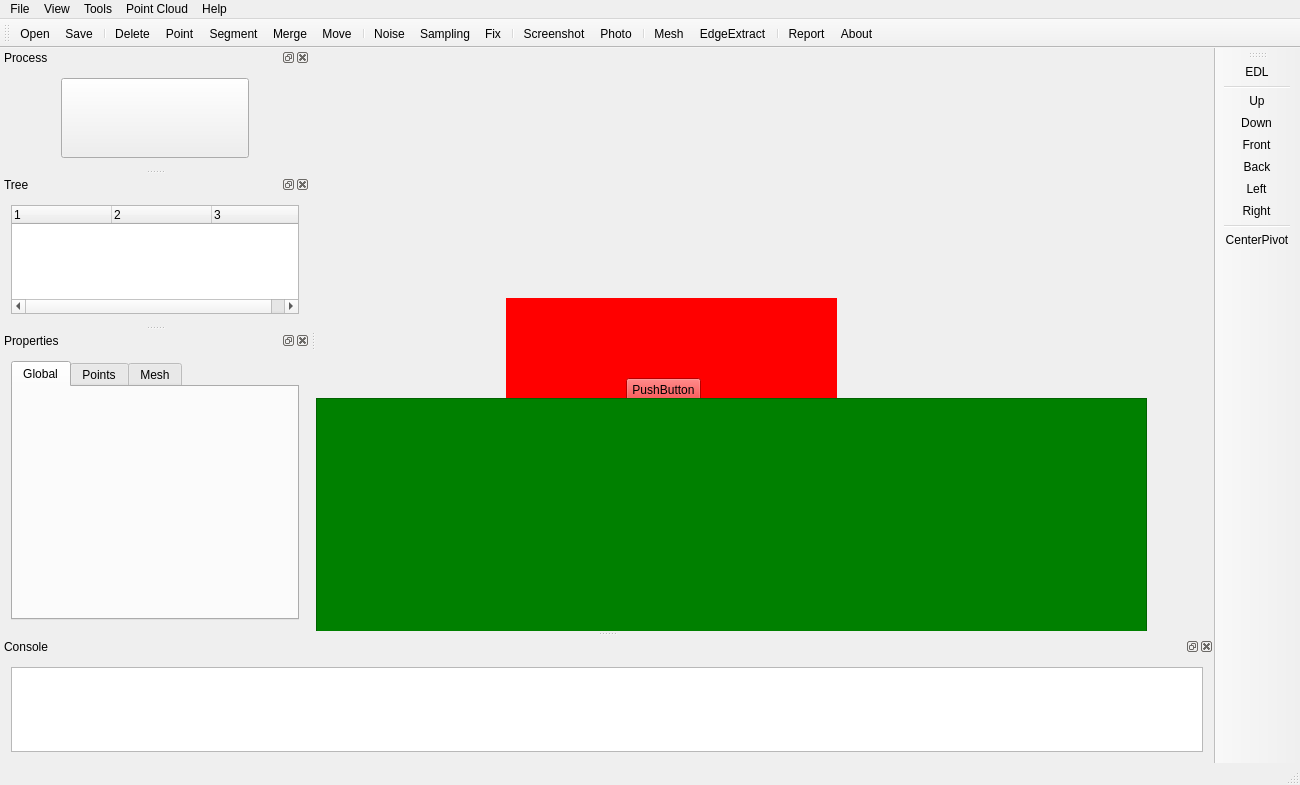
<?xml version="1.0" encoding="UTF-8"?>
<ui version="4.0">
 <class>mainApp_newClass</class>
 <widget class="QMainWindow" name="mainApp_newClass">
  <property name="geometry">
   <rect>
    <x>0</x>
    <y>0</y>
    <width>1300</width>
    <height>785</height>
   </rect>
  </property>
  <property name="font">
   <font>
    <pointsize>9</pointsize>
   </font>
  </property>
  <property name="acceptDrops">
   <bool>false</bool>
  </property>
  <property name="windowTitle">
   <string>mainApp_new</string>
  </property>
  <property name="styleSheet">
   <string notr="true">
				/*
				QMenuBar{color:#faa028;background-color:black;}

				QToolBar#mainToolBar{color:#faa028;background-color:black;}
				QToolBar#toolBar_2{color:#faa028;background-color:black;}

				QMenu{color:#faa028;background-color:black;}
				QMenu::item:selected{background-color:#ffffff;}
				QMenu::item:hover{background-color:#ffffff;}

				QToolButton{color:#faa028}

				QDockWidget{color:#faa028;background-color:black;}
				QTabBar::tab{color:#faa028;background-color:#212121; }

				QStatusBar{color:#faa028;background-color:black;}

				*/
			</string>
  </property>
  <widget class="QWidget" name="centralWidget">
   <property name="acceptDrops">
    <bool>false</bool>
   </property>
   <property name="styleSheet">
    <string notr="true">/*QWidget{color:#faa028;background-color:black;}</string>
   </property>
   <widget class="QWidget" name="widget" native="true">
    <property name="geometry">
     <rect>
      <x>190</x>
      <y>250</y>
      <width>331</width>
      <height>231</height>
     </rect>
    </property>
    <property name="styleSheet">
     <string notr="true">QWidget{background:red}</string>
    </property>
    <widget class="QPushButton" name="pushButton">
     <property name="geometry">
      <rect>
       <x>120</x>
       <y>80</y>
       <width>75</width>
       <height>23</height>
      </rect>
     </property>
     <property name="text">
      <string>PushButton</string>
     </property>
    </widget>
   </widget>
   <widget class="QFrame" name="frame">
    <property name="geometry">
     <rect>
      <x>0</x>
      <y>350</y>
      <width>831</width>
      <height>361</height>
     </rect>
    </property>
    <property name="styleSheet">
     <string notr="true">QWidget{background:green}</string>
    </property>
    <property name="frameShape">
     <enum>QFrame::StyledPanel</enum>
    </property>
    <property name="frameShadow">
     <enum>QFrame::Raised</enum>
    </property>
   </widget>
  </widget>
  <widget class="QMenuBar" name="menuBar">
   <property name="geometry">
    <rect>
     <x>0</x>
     <y>0</y>
     <width>1300</width>
     <height>23</height>
    </rect>
   </property>
   <property name="acceptDrops">
    <bool>false</bool>
   </property>
   <widget class="QMenu" name="menuFile">
    <property name="title">
     <string>File</string>
    </property>
    <widget class="QMenu" name="menulanguage">
     <property name="title">
      <string>language</string>
     </property>
     <addaction name="actionEnglish"/>
     <addaction name="actionChinese"/>
    </widget>
    <addaction name="actionOpen"/>
    <addaction name="actionSave"/>
    <addaction name="actionDelete"/>
    <addaction name="separator"/>
    <addaction name="menulanguage"/>
    <addaction name="separator"/>
    <addaction name="actionProcessDock"/>
    <addaction name="actionTreeDock"/>
    <addaction name="actionPropertyDock"/>
    <addaction name="actionConsoleDock"/>
    <addaction name="separator"/>
    <addaction name="actionClear_Console"/>
   </widget>
   <widget class="QMenu" name="menuView">
    <property name="title">
     <string>View</string>
    </property>
    <addaction name="actionPerspective_Orthographic"/>
    <addaction name="separator"/>
    <addaction name="actionUp"/>
    <addaction name="actionDown"/>
    <addaction name="actionFront"/>
    <addaction name="actionBack"/>
    <addaction name="actionLeft"/>
    <addaction name="actionRight"/>
    <addaction name="separator"/>
    <addaction name="actionCenterPivot"/>
    <addaction name="separator"/>
    <addaction name="actionEDL"/>
   </widget>
   <widget class="QMenu" name="menuPoint_Cloud">
    <property name="title">
     <string>Point Cloud</string>
    </property>
    <widget class="QMenu" name="menuCompute_height_field">
     <property name="title">
      <string>Compute height-field</string>
     </property>
     <addaction name="actionX"/>
     <addaction name="actionY"/>
     <addaction name="actionZ"/>
     <addaction name="separator"/>
     <addaction name="actionAll_of_above"/>
    </widget>
    <addaction name="actionMerge"/>
    <addaction name="separator"/>
    <addaction name="actionGround_Control_Point"/>
    <addaction name="actionAutomatic_Merging_GCP"/>
    <addaction name="separator"/>
    <addaction name="actionSampling"/>
    <addaction name="actionEstimate_Normal"/>
    <addaction name="separator"/>
    <addaction name="actionNoise"/>
    <addaction name="actionFix"/>
    <addaction name="separator"/>
    <addaction name="menuCompute_height_field"/>
   </widget>
   <widget class="QMenu" name="menuHelp">
    <property name="title">
     <string>Help</string>
    </property>
    <widget class="QMenu" name="menuStyle">
     <property name="title">
      <string>Style</string>
     </property>
     <addaction name="actionClassic"/>
     <addaction name="actionDark"/>
    </widget>
    <addaction name="actionAbout"/>
    <addaction name="separator"/>
    <addaction name="actionBackground_Colour"/>
    <addaction name="menuStyle"/>
    <addaction name="separator"/>
    <addaction name="actionmanual"/>
   </widget>
   <widget class="QMenu" name="menuTools">
    <property name="title">
     <string>Tools</string>
    </property>
    <addaction name="actionMove"/>
    <addaction name="actionSegment"/>
    <addaction name="separator"/>
    <addaction name="actionEdgeExtract"/>
    <addaction name="actionMesh"/>
    <addaction name="separator"/>
    <addaction name="actionScreenshot"/>
    <addaction name="actionPhoto"/>
    <addaction name="separator"/>
    <addaction name="actionReport"/>
   </widget>
   <addaction name="menuFile"/>
   <addaction name="menuView"/>
   <addaction name="menuTools"/>
   <addaction name="menuPoint_Cloud"/>
   <addaction name="menuHelp"/>
  </widget>
  <widget class="QToolBar" name="mainToolBar">
   <property name="sizePolicy">
    <sizepolicy hsizetype="Preferred" vsizetype="Preferred">
     <horstretch>0</horstretch>
     <verstretch>0</verstretch>
    </sizepolicy>
   </property>
   <property name="styleSheet">
    <string notr="true"/>
   </property>
   <property name="iconSize">
    <size>
     <width>36</width>
     <height>36</height>
    </size>
   </property>
   <property name="toolButtonStyle">
    <enum>Qt::ToolButtonIconOnly</enum>
   </property>
   <attribute name="toolBarArea">
    <enum>TopToolBarArea</enum>
   </attribute>
   <attribute name="toolBarBreak">
    <bool>false</bool>
   </attribute>
   <addaction name="actionOpen"/>
   <addaction name="actionSave"/>
   <addaction name="separator"/>
   <addaction name="actionDelete"/>
   <addaction name="actionPoint"/>
   <addaction name="actionSegment"/>
   <addaction name="actionMerge"/>
   <addaction name="actionMove"/>
   <addaction name="separator"/>
   <addaction name="actionNoise"/>
   <addaction name="actionSampling"/>
   <addaction name="actionFix"/>
   <addaction name="separator"/>
   <addaction name="actionScreenshot"/>
   <addaction name="actionPhoto"/>
   <addaction name="separator"/>
   <addaction name="actionMesh"/>
   <addaction name="actionEdgeExtract"/>
   <addaction name="separator"/>
   <addaction name="actionReport"/>
   <addaction name="actionAbout"/>
  </widget>
  <widget class="QStatusBar" name="statusBar"/>
  <widget class="QToolBar" name="toolBar_2">
   <property name="windowTitle">
    <string>toolBar_2</string>
   </property>
   <property name="styleSheet">
    <string notr="true"/>
   </property>
   <property name="iconSize">
    <size>
     <width>36</width>
     <height>36</height>
    </size>
   </property>
   <property name="toolButtonStyle">
    <enum>Qt::ToolButtonIconOnly</enum>
   </property>
   <attribute name="toolBarArea">
    <enum>RightToolBarArea</enum>
   </attribute>
   <attribute name="toolBarBreak">
    <bool>false</bool>
   </attribute>
   <addaction name="actionEDL"/>
   <addaction name="separator"/>
   <addaction name="actionUp"/>
   <addaction name="actionDown"/>
   <addaction name="actionFront"/>
   <addaction name="actionBack"/>
   <addaction name="actionLeft"/>
   <addaction name="actionRight"/>
   <addaction name="separator"/>
   <addaction name="actionCenterPivot"/>
  </widget>
  <widget class="QDockWidget" name="consoleDock">
   <property name="sizePolicy">
    <sizepolicy hsizetype="Preferred" vsizetype="MinimumExpanding">
     <horstretch>0</horstretch>
     <verstretch>0</verstretch>
    </sizepolicy>
   </property>
   <property name="minimumSize">
    <size>
     <width>91</width>
     <height>113</height>
    </size>
   </property>
   <property name="maximumSize">
    <size>
     <width>524287</width>
     <height>524287</height>
    </size>
   </property>
   <property name="mouseTracking">
    <bool>false</bool>
   </property>
   <property name="styleSheet">
    <string notr="true"/>
   </property>
   <property name="windowTitle">
    <string>Console</string>
   </property>
   <attribute name="dockWidgetArea">
    <number>8</number>
   </attribute>
   <widget class="QWidget" name="dockWidgetContents_9">
    <layout class="QGridLayout" name="gridLayout_2">
     <item row="0" column="0">
      <widget class="QListWidget" name="logWidget">
       <property name="sizePolicy">
        <sizepolicy hsizetype="Preferred" vsizetype="Preferred">
         <horstretch>0</horstretch>
         <verstretch>0</verstretch>
        </sizepolicy>
       </property>
       <property name="minimumSize">
        <size>
         <width>0</width>
         <height>0</height>
        </size>
       </property>
       <property name="mouseTracking">
        <bool>false</bool>
       </property>
      </widget>
     </item>
    </layout>
   </widget>
  </widget>
  <widget class="QDockWidget" name="processDock">
   <property name="sizePolicy">
    <sizepolicy hsizetype="Fixed" vsizetype="Fixed">
     <horstretch>0</horstretch>
     <verstretch>0</verstretch>
    </sizepolicy>
   </property>
   <property name="minimumSize">
    <size>
     <width>310</width>
     <height>120</height>
    </size>
   </property>
   <property name="acceptDrops">
    <bool>false</bool>
   </property>
   <property name="styleSheet">
    <string notr="true"/>
   </property>
   <property name="features">
    <set>QDockWidget::AllDockWidgetFeatures</set>
   </property>
   <property name="allowedAreas">
    <set>Qt::AllDockWidgetAreas</set>
   </property>
   <property name="windowTitle">
    <string>Process</string>
   </property>
   <attribute name="dockWidgetArea">
    <number>1</number>
   </attribute>
   <widget class="QWidget" name="dockWidgetContents_6">
    <layout class="QGridLayout" name="gridLayout">
     <item row="0" column="1">
      <widget class="QPushButton" name="btnProcess">
       <property name="sizePolicy">
        <sizepolicy hsizetype="Expanding" vsizetype="Fixed">
         <horstretch>0</horstretch>
         <verstretch>0</verstretch>
        </sizepolicy>
       </property>
       <property name="minimumSize">
        <size>
         <width>0</width>
         <height>80</height>
        </size>
       </property>
       <property name="font">
        <font>
         <pointsize>28</pointsize>
         <weight>75</weight>
         <bold>true</bold>
        </font>
       </property>
       <property name="text">
        <string/>
       </property>
       <property name="iconSize">
        <size>
         <width>16</width>
         <height>16</height>
        </size>
       </property>
      </widget>
     </item>
     <item row="0" column="0">
      <spacer name="horizontalSpacer">
       <property name="orientation">
        <enum>Qt::Horizontal</enum>
       </property>
       <property name="sizeType">
        <enum>QSizePolicy::Minimum</enum>
       </property>
       <property name="sizeHint" stdset="0">
        <size>
         <width>50</width>
         <height>20</height>
        </size>
       </property>
      </spacer>
     </item>
     <item row="0" column="2">
      <spacer name="horizontalSpacer_2">
       <property name="orientation">
        <enum>Qt::Horizontal</enum>
       </property>
       <property name="sizeType">
        <enum>QSizePolicy::Minimum</enum>
       </property>
       <property name="sizeHint" stdset="0">
        <size>
         <width>50</width>
         <height>20</height>
        </size>
       </property>
      </spacer>
     </item>
    </layout>
   </widget>
  </widget>
  <widget class="QDockWidget" name="treeDock">
   <property name="sizePolicy">
    <sizepolicy hsizetype="Preferred" vsizetype="Expanding">
     <horstretch>0</horstretch>
     <verstretch>0</verstretch>
    </sizepolicy>
   </property>
   <property name="minimumSize">
    <size>
     <width>310</width>
     <height>150</height>
    </size>
   </property>
   <property name="acceptDrops">
    <bool>false</bool>
   </property>
   <property name="styleSheet">
    <string notr="true"/>
   </property>
   <property name="windowTitle">
    <string>Tree</string>
   </property>
   <attribute name="dockWidgetArea">
    <number>1</number>
   </attribute>
   <widget class="QWidget" name="dockWidgetContents_8">
    <property name="styleSheet">
     <string notr="true"/>
    </property>
    <layout class="QGridLayout" name="gridLayout_3">
     <item row="0" column="0">
      <widget class="WidgetModelList" name="treeWidgetModels">
       <property name="contextMenuPolicy">
        <enum>Qt::CustomContextMenu</enum>
       </property>
       <property name="styleSheet">
        <string notr="true"/>
       </property>
       <property name="showDropIndicator" stdset="0">
        <bool>false</bool>
       </property>
       <property name="alternatingRowColors">
        <bool>false</bool>
       </property>
       <property name="selectionMode">
        <enum>QAbstractItemView::MultiSelection</enum>
       </property>
       <property name="indentation">
        <number>5</number>
       </property>
       <property name="columnCount">
        <number>3</number>
       </property>
       <column>
        <property name="text">
         <string notr="true">1</string>
        </property>
       </column>
       <column>
        <property name="text">
         <string notr="true">2</string>
        </property>
       </column>
       <column>
        <property name="text">
         <string notr="true">3</string>
        </property>
       </column>
      </widget>
     </item>
    </layout>
   </widget>
  </widget>
  <widget class="QDockWidget" name="propertyDock">
   <property name="sizePolicy">
    <sizepolicy hsizetype="Expanding" vsizetype="Expanding">
     <horstretch>0</horstretch>
     <verstretch>0</verstretch>
    </sizepolicy>
   </property>
   <property name="minimumSize">
    <size>
     <width>310</width>
     <height>300</height>
    </size>
   </property>
   <property name="acceptDrops">
    <bool>false</bool>
   </property>
   <property name="windowTitle">
    <string>Properties</string>
   </property>
   <attribute name="dockWidgetArea">
    <number>1</number>
   </attribute>
   <widget class="QWidget" name="dockWidgetContents_10">
    <property name="styleSheet">
     <string notr="true"/>
    </property>
    <layout class="QGridLayout" name="gridLayout_4">
     <item row="0" column="0">
      <widget class="QTabWidget" name="tabWidget">
       <property name="styleSheet">
        <string notr="true"/>
       </property>
       <property name="tabPosition">
        <enum>QTabWidget::North</enum>
       </property>
       <property name="tabShape">
        <enum>QTabWidget::Rounded</enum>
       </property>
       <property name="currentIndex">
        <number>0</number>
       </property>
       <widget class="QWidget" name="tabPageGlobal">
        <attribute name="title">
         <string>Global</string>
        </attribute>
        <layout class="QGridLayout" name="gridLayout_6">
         <item row="0" column="0">
          <layout class="QVBoxLayout" name="verticalLayoutGlobalSetting"/>
         </item>
        </layout>
       </widget>
       <widget class="QWidget" name="tabPointsDrawable">
        <property name="styleSheet">
         <string notr="true"/>
        </property>
        <attribute name="title">
         <string>Points</string>
        </attribute>
        <layout class="QGridLayout" name="gridLayout_5">
         <item row="0" column="0">
          <layout class="QVBoxLayout" name="verticalLayoutPointsDrawable"/>
         </item>
        </layout>
       </widget>
       <widget class="QWidget" name="tabTrianglesDrawable">
        <attribute name="title">
         <string>Mesh</string>
        </attribute>
        <layout class="QGridLayout" name="gridLayout_7">
         <item row="0" column="0">
          <layout class="QVBoxLayout" name="verticalLayoutTrianglesDrawable"/>
         </item>
        </layout>
       </widget>
      </widget>
     </item>
    </layout>
   </widget>
  </widget>
  <action name="actionOpen">
   <property name="checkable">
    <bool>false</bool>
   </property>
   <property name="icon">
    <iconset resource="../../resources/qrc/mainwindow.qrc">
     <normaloff>:/buttonicon/original/buttonicon/original/open.png</normaloff>:/buttonicon/original/buttonicon/original/open.png</iconset>
   </property>
   <property name="text">
    <string>Open</string>
   </property>
   <property name="toolTip">
    <string>Open</string>
   </property>
  </action>
  <action name="actionSave">
   <property name="icon">
    <iconset resource="../../resources/qrc/mainwindow.qrc">
     <normaloff>:/buttonicon/original/buttonicon/original/savesole.png</normaloff>
     <disabledoff>:/buttonicon/grey/buttonicon/grey/savesole.png</disabledoff>
     <disabledon>:/buttonicon/grey/buttonicon/grey/savesole.png</disabledon>:/buttonicon/original/buttonicon/original/savesole.png</iconset>
   </property>
   <property name="text">
    <string>Save</string>
   </property>
   <property name="toolTip">
    <string>Save</string>
   </property>
  </action>
  <action name="actionAbout">
   <property name="icon">
    <iconset resource="../../resources/qrc/mainwindow.qrc">
     <normaloff>:/buttonicon/original/buttonicon/original/help.png</normaloff>:/buttonicon/original/buttonicon/original/help.png</iconset>
   </property>
   <property name="text">
    <string>About</string>
   </property>
   <property name="toolTip">
    <string>About</string>
   </property>
  </action>
  <action name="actionUp">
   <property name="icon">
    <iconset resource="../../resources/qrc/mainwindow.qrc">
     <normaloff>:/buttonicon/original/buttonicon/original/up.png</normaloff>
     <activeon>:/buttonicon/check/buttonicon/check/up.png</activeon>:/buttonicon/original/buttonicon/original/up.png</iconset>
   </property>
   <property name="text">
    <string>Up</string>
   </property>
  </action>
  <action name="actionDown">
   <property name="icon">
    <iconset resource="../../resources/qrc/mainwindow.qrc">
     <normaloff>:/buttonicon/original/buttonicon/original/down.png</normaloff>:/buttonicon/original/buttonicon/original/down.png</iconset>
   </property>
   <property name="text">
    <string>Down</string>
   </property>
  </action>
  <action name="actionFront">
   <property name="icon">
    <iconset resource="../../resources/qrc/mainwindow.qrc">
     <normaloff>:/buttonicon/original/buttonicon/original/front.png</normaloff>:/buttonicon/original/buttonicon/original/front.png</iconset>
   </property>
   <property name="text">
    <string>Front</string>
   </property>
  </action>
  <action name="actionBack">
   <property name="icon">
    <iconset resource="../../resources/qrc/mainwindow.qrc">
     <normaloff>:/buttonicon/original/buttonicon/original/back.png</normaloff>:/buttonicon/original/buttonicon/original/back.png</iconset>
   </property>
   <property name="text">
    <string>Back</string>
   </property>
  </action>
  <action name="actionLeft">
   <property name="icon">
    <iconset resource="../../resources/qrc/mainwindow.qrc">
     <normaloff>:/buttonicon/original/buttonicon/original/left.png</normaloff>:/buttonicon/original/buttonicon/original/left.png</iconset>
   </property>
   <property name="text">
    <string>Left</string>
   </property>
  </action>
  <action name="actionRight">
   <property name="icon">
    <iconset resource="../../resources/qrc/mainwindow.qrc">
     <normaloff>:/buttonicon/original/buttonicon/original/right.png</normaloff>:/buttonicon/original/buttonicon/original/right.png</iconset>
   </property>
   <property name="text">
    <string>Right</string>
   </property>
  </action>
  <action name="actionPoint">
   <property name="checkable">
    <bool>true</bool>
   </property>
   <property name="icon">
    <iconset resource="../../resources/qrc/mainwindow.qrc">
     <normaloff>:/buttonicon/original/buttonicon/original/point.png</normaloff>
     <disabledoff>:/buttonicon/grey/buttonicon/grey/point.png</disabledoff>
     <disabledon>:/buttonicon/grey/buttonicon/grey/point.png</disabledon>
     <activeon>:/buttonicon/check/buttonicon/check/point.png</activeon>:/buttonicon/original/buttonicon/original/point.png</iconset>
   </property>
   <property name="text">
    <string>Point</string>
   </property>
  </action>
  <action name="actionEDL">
   <property name="checkable">
    <bool>true</bool>
   </property>
   <property name="checked">
    <bool>false</bool>
   </property>
   <property name="icon">
    <iconset resource="../../resources/qrc/mainwindow.qrc">
     <normaloff>:/buttonicon/original/buttonicon/original/shader1.png</normaloff>
     <activeon>:/buttonicon/check/buttonicon/check/shader1.png</activeon>
     <selectedon>:/buttonicon/check/buttonicon/check/shader1.png</selectedon>:/buttonicon/original/buttonicon/original/shader1.png</iconset>
   </property>
   <property name="text">
    <string>EDL</string>
   </property>
   <property name="toolTip">
    <string>EDL</string>
   </property>
  </action>
  <action name="actionCenterPivot">
   <property name="checkable">
    <bool>true</bool>
   </property>
   <property name="checked">
    <bool>false</bool>
   </property>
   <property name="icon">
    <iconset resource="../../resources/qrc/mainwindow.qrc">
     <normaloff>:/buttonicon/original/buttonicon/original/center.png</normaloff>
     <activeon>:/buttonicon/check/buttonicon/check/center.png</activeon>:/buttonicon/original/buttonicon/original/center.png</iconset>
   </property>
   <property name="text">
    <string>CenterPivot</string>
   </property>
   <property name="toolTip">
    <string>CenterPivot</string>
   </property>
   <property name="visible">
    <bool>true</bool>
   </property>
   <property name="iconVisibleInMenu">
    <bool>true</bool>
   </property>
  </action>
  <action name="actionEnglish">
   <property name="text">
    <string>English</string>
   </property>
  </action>
  <action name="actionChinese">
   <property name="text">
    <string>Chinese</string>
   </property>
  </action>
  <action name="actionDelete">
   <property name="icon">
    <iconset resource="../../resources/qrc/mainwindow.qrc">
     <normaloff>:/buttonicon/original/buttonicon/original/del.png</normaloff>
     <disabledoff>:/buttonicon/grey/buttonicon/grey/del.png</disabledoff>
     <disabledon>:/buttonicon/grey/buttonicon/grey/del.png</disabledon>:/buttonicon/original/buttonicon/original/del.png</iconset>
   </property>
   <property name="text">
    <string>Delete</string>
   </property>
  </action>
  <action name="actionEdgeExtract">
   <property name="icon">
    <iconset resource="../../resources/qrc/mainwindow.qrc">
     <normaloff>:/buttonicon/original/buttonicon/original/borderline.png</normaloff>:/buttonicon/original/buttonicon/original/borderline.png</iconset>
   </property>
   <property name="text">
    <string>EdgeExtract</string>
   </property>
  </action>
  <action name="actionMerge">
   <property name="icon">
    <iconset resource="../../resources/qrc/mainwindow.qrc">
     <normaloff>:/buttonicon/original/buttonicon/original/merge.png</normaloff>:/buttonicon/original/buttonicon/original/merge.png</iconset>
   </property>
   <property name="text">
    <string>Merge</string>
   </property>
  </action>
  <action name="actionMesh">
   <property name="icon">
    <iconset resource="../../resources/qrc/mainwindow.qrc">
     <normaloff>:/buttonicon/original/buttonicon/original/mesh.png</normaloff>:/buttonicon/original/buttonicon/original/mesh.png</iconset>
   </property>
   <property name="text">
    <string>Mesh</string>
   </property>
  </action>
  <action name="actionMove">
   <property name="icon">
    <iconset resource="../../resources/qrc/mainwindow.qrc">
     <normaloff>:/buttonicon/original/buttonicon/original/move.png</normaloff>:/buttonicon/original/buttonicon/original/move.png</iconset>
   </property>
   <property name="text">
    <string>Move</string>
   </property>
  </action>
  <action name="actionSegment">
   <property name="checkable">
    <bool>true</bool>
   </property>
   <property name="icon">
    <iconset resource="../../resources/qrc/mainwindow.qrc">
     <normaloff>:/buttonicon/original/buttonicon/original/trim.png</normaloff>
     <disabledoff>:/buttonicon/grey/buttonicon/grey/trim.png</disabledoff>
     <disabledon>:/buttonicon/grey/buttonicon/grey/trim.png</disabledon>
     <activeon>:/buttonicon/check/buttonicon/check/trim.png</activeon>:/buttonicon/original/buttonicon/original/trim.png</iconset>
   </property>
   <property name="text">
    <string>Segment</string>
   </property>
  </action>
  <action name="actionNoise">
   <property name="icon">
    <iconset resource="../../resources/qrc/mainwindow.qrc">
     <normaloff>:/buttonicon/original/buttonicon/original/rnoise.png</normaloff>:/buttonicon/original/buttonicon/original/rnoise.png</iconset>
   </property>
   <property name="text">
    <string>Noise</string>
   </property>
  </action>
  <action name="actionSampling">
   <property name="checkable">
    <bool>false</bool>
   </property>
   <property name="icon">
    <iconset resource="../../resources/qrc/mainwindow.qrc">
     <normaloff>:/buttonicon/original/buttonicon/original/sampling.png</normaloff>
     <disabledoff>:/buttonicon/grey/buttonicon/grey/sampling.png</disabledoff>
     <disabledon>:/buttonicon/grey/buttonicon/grey/sampling.png</disabledon>
     <activeon>:/buttonicon/check/buttonicon/check/sampling.png</activeon>:/buttonicon/original/buttonicon/original/sampling.png</iconset>
   </property>
   <property name="text">
    <string>Sampling</string>
   </property>
  </action>
  <action name="actionScreenshot">
   <property name="checkable">
    <bool>false</bool>
   </property>
   <property name="icon">
    <iconset resource="../../resources/qrc/mainwindow.qrc">
     <normaloff>:/buttonicon/original/buttonicon/original/screenshot.png</normaloff>
     <disabledoff>:/buttonicon/grey/buttonicon/grey/screenshot.png</disabledoff>
     <disabledon>:/buttonicon/grey/buttonicon/grey/screenshot.png</disabledon>:/buttonicon/original/buttonicon/original/screenshot.png</iconset>
   </property>
   <property name="text">
    <string>Screenshot</string>
   </property>
  </action>
  <action name="actionPhoto">
   <property name="checkable">
    <bool>true</bool>
   </property>
   <property name="icon">
    <iconset resource="../../resources/qrc/mainwindow.qrc">
     <normaloff>:/buttonicon/original/buttonicon/original/photo.png</normaloff>
     <disabledoff>:/buttonicon/grey/buttonicon/grey/photo.png</disabledoff>
     <disabledon>:/buttonicon/grey/buttonicon/grey/photo.png</disabledon>
     <activeon>:/buttonicon/check/buttonicon/check/photo.png</activeon>:/buttonicon/original/buttonicon/original/photo.png</iconset>
   </property>
   <property name="text">
    <string>Photo</string>
   </property>
  </action>
  <action name="actionFix">
   <property name="icon">
    <iconset resource="../../resources/qrc/mainwindow.qrc">
     <normaloff>:/buttonicon/original/buttonicon/original/holefix.png</normaloff>:/buttonicon/original/buttonicon/original/holefix.png</iconset>
   </property>
   <property name="text">
    <string>Fix</string>
   </property>
  </action>
  <action name="actionReport">
   <property name="icon">
    <iconset resource="../../resources/qrc/mainwindow.qrc">
     <normaloff>:/buttonicon/original/buttonicon/original/report.png</normaloff>:/buttonicon/original/buttonicon/original/report.png</iconset>
   </property>
   <property name="text">
    <string>Report</string>
   </property>
  </action>
  <action name="actionProcessDock">
   <property name="checkable">
    <bool>true</bool>
   </property>
   <property name="text">
    <string>ProcessDock</string>
   </property>
   <property name="toolTip">
    <string>ProcessDock</string>
   </property>
  </action>
  <action name="actionTreeDock">
   <property name="checkable">
    <bool>true</bool>
   </property>
   <property name="text">
    <string>TreeDock</string>
   </property>
   <property name="toolTip">
    <string>TreeDock</string>
   </property>
  </action>
  <action name="actionPropertyDock">
   <property name="checkable">
    <bool>true</bool>
   </property>
   <property name="text">
    <string>PropertyDock</string>
   </property>
   <property name="toolTip">
    <string>PropertyDock</string>
   </property>
  </action>
  <action name="actionConsoleDock">
   <property name="checkable">
    <bool>true</bool>
   </property>
   <property name="text">
    <string>ConsoleDock</string>
   </property>
   <property name="toolTip">
    <string>ConsoleDock</string>
   </property>
  </action>
  <action name="actionBackground_Colour">
   <property name="icon">
    <iconset resource="../../resources/qrc/mainwindow.qrc">
     <normaloff>:/resources/icons/backgroundcolor.png</normaloff>:/resources/icons/backgroundcolor.png</iconset>
   </property>
   <property name="text">
    <string>Background Colour</string>
   </property>
  </action>
  <action name="actionClassic">
   <property name="text">
    <string>Classic</string>
   </property>
  </action>
  <action name="actionDark">
   <property name="text">
    <string>Dark</string>
   </property>
  </action>
  <action name="actionX">
   <property name="text">
    <string>X</string>
   </property>
  </action>
  <action name="actionY">
   <property name="text">
    <string>Y</string>
   </property>
  </action>
  <action name="actionZ">
   <property name="text">
    <string>Z</string>
   </property>
  </action>
  <action name="actionAll_of_above">
   <property name="text">
    <string>All of above</string>
   </property>
  </action>
  <action name="actionClear_Console">
   <property name="text">
    <string>Clear Console</string>
   </property>
  </action>
  <action name="actionPerspective_Orthographic">
   <property name="checkable">
    <bool>true</bool>
   </property>
   <property name="checked">
    <bool>true</bool>
   </property>
   <property name="text">
    <string>Perspective/Orthographic</string>
   </property>
  </action>
  <action name="actionEstimate_Normal">
   <property name="text">
    <string>Estimate Normal</string>
   </property>
  </action>
  <action name="actionmanual">
   <property name="icon">
    <iconset resource="../../resources/qrc/mainwindow.qrc">
     <normaloff>:/buttonicon/original/buttonicon/original/shader2.png</normaloff>:/buttonicon/original/buttonicon/original/shader2.png</iconset>
   </property>
   <property name="text">
    <string>Manual</string>
   </property>
  </action>
  <action name="actionGround_Control_Point">
   <property name="text">
    <string>Ground Control Point</string>
   </property>
  </action>
  <action name="actionAutomatic_Merging_GCP">
   <property name="text">
    <string>Automatic Merging (GCP)</string>
   </property>
  </action>
 </widget>
 <layoutdefault spacing="6" margin="11"/>
 <customwidgets>
  <customwidget>
   <class>WidgetModelList</class>
   <extends>QTreeWidget</extends>
   <header>widgets/widget_model_list.h</header>
  </customwidget>
 </customwidgets>
 <resources>
  <include location="../../resources/qrc/mainwindow.qrc"/>
 </resources>
 <connections/>
</ui>
